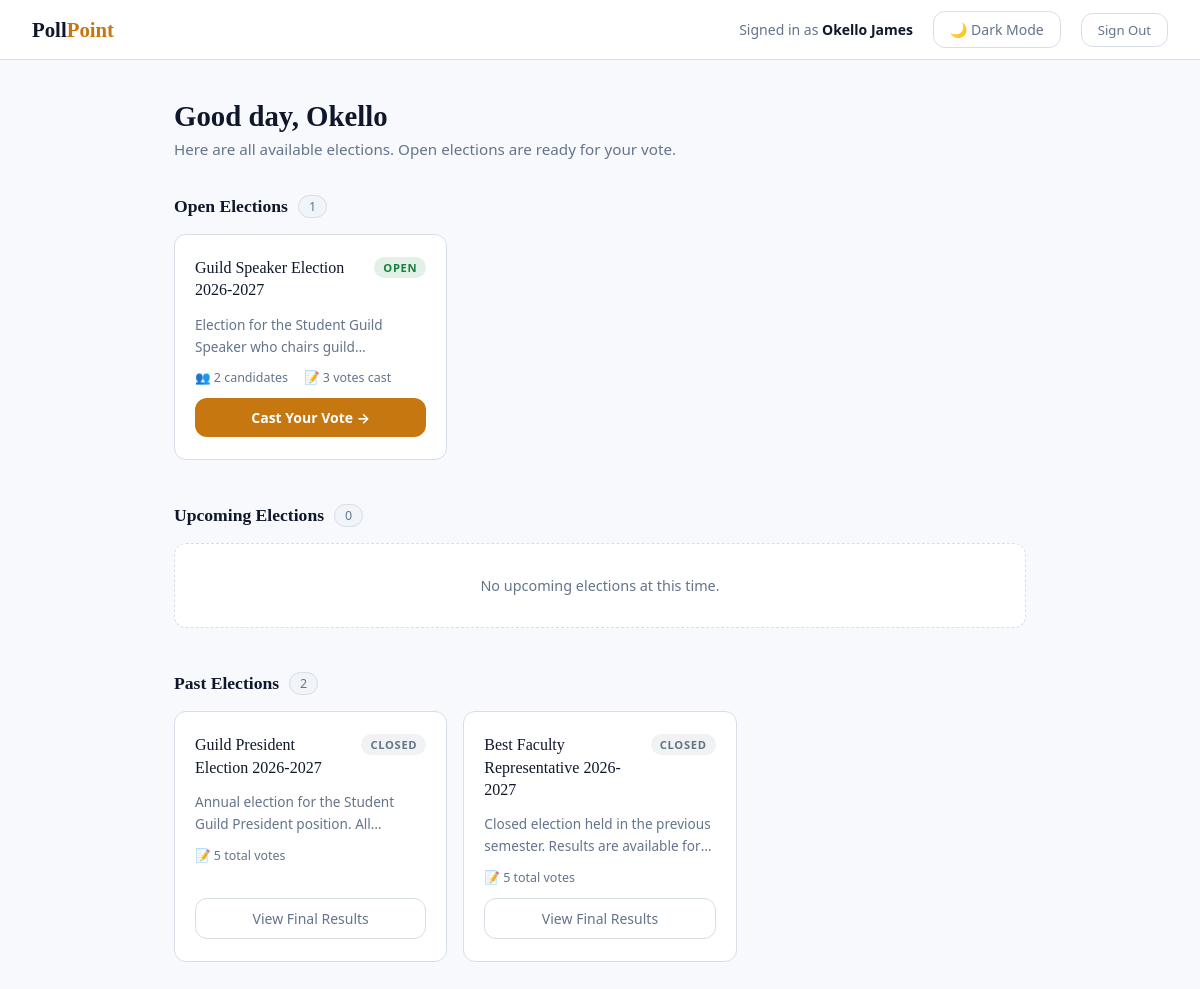
Screenshot of /student_dashboard.php (signed in) with the database file from the repository.
### tables this page shows
CREATE TABLE `elections` (
  `id` int UNSIGNED NOT NULL,
  `title` varchar(200) NOT NULL,
  `description` text,
  `status` enum('pending','open','closed') NOT NULL DEFAULT 'pending',
  `created_by` int UNSIGNED NOT NULL,
  `created_at` datetime NOT NULL DEFAULT CURRENT_TIMESTAMP
);

### student_dashboard.php (the view, shortened to what this page needs)
<?php
require_once 'db.php';
$student_id   = $_SESSION['user_id'];
$student_name = $_SESSION['full_name'];
$stmt = mysqli_prepare($conn,
    "SELECT
        e.id,
        e.title,
        e.description,
        e.status,
        e.created_at,
        (SELECT COUNT(*) FROM votes v
         WHERE v.election_id = e.id AND v.student_id = ?) AS has_voted,
        (SELECT COUNT(*) FROM candidates c WHERE c.election_id = e.id) AS candidate_count,
        (SELECT COUNT(*) FROM votes v WHERE v.election_id = e.id) AS total_votes
     FROM elections e
     ORDER BY
        FIELD(e.status, 'open', 'pending', 'closed'),
        e.created_at DESC"
);
mysqli_stmt_bind_param($stmt, "i", $student_id);
mysqli_stmt_execute($stmt);
$result    = mysqli_stmt_get_result($stmt);
$elections = [];
while ($row = mysqli_fetch_assoc($result)) {
    $elections[] = $row;
}
$open_elections   = array_filter($elections, fn($e) => $e['status'] === 'open');
$pending_elections = array_filter($elections, fn($e) => $e['status'] === 'pending');
$closed_elections = array_filter($elections, fn($e) => $e['status'] === 'closed');
?>
<!DOCTYPE html>
<html lang="en">
<head>
    <link rel="stylesheet" href="styles.css">
        <script src="script.js"></script></head>
<body>
<nav class="topbar">
    <div class="topbar-logo">Poll<span>Point</span></div>
    <div class="topbar-right">
        <span class="topbar-name">
            Signed in as <strong><?php echo htmlspecialchars($student_name); ?></strong>
        </span>
        <button id="theme-toggle-btn" class="theme-toggle-btn" onclick="toggleTheme()">🌙 Dark Mode</button>
        <a href="logout.php" class="btn-logout">Sign Out</a>
    </div>
</nav>
<main class="main">
    <div class="page-header">
        <h1>Good day, <?php echo htmlspecialchars(explode(' ', $student_name)[0]); ?> </h1>
        <p>Here are all available elections. Open elections are ready for your vote.</p>
    </div>
    <div class="section">
        <div class="section-label">
            <h2>Open Elections</h2>
            <span class="count-badge"><?php echo count($open_elections); ?></span>
        </div>
        <?php if (empty($open_elections)): ?>
            <div class="empty-state">No elections are currently open for voting.</div>
        <?php else: ?>
            <div class="election-grid">
            <?php foreach ($open_elections as $e): ?>
                <div class="election-card <?php echo $e['has_voted'] ? 'voted' : ''; ?>">
                    <div class="card-top">
                        <div class="election-title"><?php echo htmlspecialchars($e['title']); ?></div>
                        <span class="status-pill pill-open">Open</span>
                    </div>
                    <p class="election-desc"><?php echo htmlspecialchars($e['description']); ?></p>
                    <div class="card-meta">
                        <span>&#128101; <?php echo $e['candidate_count']; ?> candidates</span>
                        <span>&#128221; <?php echo $e['total_votes']; ?> votes cast</span>
                    </div>
                    <?php if ($e['has_voted']): ?>
                        <span class="voted-badge">&#10003; You have voted in this election</span>
                        <a href="results.php?election_id=<?php echo $e['id']; ?>" class="btn-results">
                            View Live Tally
                        </a>
                    <?php else: ?>
                        <a href="vote.php?election_id=<?php echo $e['id']; ?>" class="btn-vote">
                            Cast Your Vote &rarr;
                        </a>
                    <?php endif; ?>
                </div>
            <?php endforeach; ?>
            </div>
        <?php endif; ?>
    </div>
    <div class="section">
        <div class="section-label">
            <h2>Upcoming Elections</h2>
            <span class="count-badge"><?php echo count($pending_elections); ?></span>
        </div>
        <?php if (empty($pending_elections)): ?>
            <div class="empty-state">No upcoming elections at this time.</div>
        <?php endif; ?>
    </div>
    <div class="section">
        <div class="section-label">
            <h2>Past Elections</h2>
            <span class="count-badge"><?php echo count($closed_elections); ?></span>
        </div>
        <?php if (empty($closed_elections)): ?>
            <div class="empty-state">No past elections to display.</div>
        <?php else: ?>
            <div class="election-grid">
            <?php foreach ($closed_elections as $e): ?>
                <div class="election-card">
                    <div class="card-top">
                        <div class="election-title"><?php echo htmlspecialchars($e['title']); ?></div>
                        <span class="status-pill pill-closed">Closed</span>
                    </div>
                    <p class="election-desc"><?php echo htmlspecialchars($e['description']); ?></p>
                    <div class="card-meta">
                        <span>&#128221; <?php echo $e['total_votes']; ?> total votes</span>
                    </div>
                    <a href="results.php?election_id=<?php echo $e['id']; ?>" class="btn-results">
                        View Final Results
                    </a>
                </div>
            <?php endforeach; ?>
            </div>
        <?php endif; ?>
    </div>
</main>
</body>
</html>

### styles.css (style rules this page uses)
:root { color-scheme: light; --font-sans: system-ui, -apple-system, BlinkMacSystemFont, "Segoe UI", Roboto, Arial, sans-serif; --font-serif: Georgia, "Times New Roman", Times, serif; --space-1: 4px; --space-2: 8px; --space-3: 12px; --space-4: 16px; --space-5: 20px; --space-6: 24px; --space-8: 32px; --space-10: 40px; --radius-sm: 8px; --radius-md: 12px; --radius-lg: 16px; --radius-xl: 20px; --bg-page: #f7f9fc; --bg-surface: #ffffff; --bg-surface-2: #f1f5f9; --bg-surface-3: #eaf0f7; --bg-overlay: rgba(15, 23, 42, 0.55); --text-primary: #0f172a; --text-secondary: #64748b; --text-muted: #94a3b8; --text-inverse: #ffffff; --border-subtle: #d7dee8; --border-strong: #b8c3d3; --shadow-sm: 0 1px 2px rgba(15, 23, 42, 0.06); --shadow-md: 0 10px 30px rgba(15, 23, 42, 0.10); --shadow-lg: 0 18px 45px rgba(15, 23, 42, 0.14); --accent: #c7770f; --accent-hover: #a9640b; --accent-soft: rgba(199, 119, 15, 0.12); --success: #15803d; --success-soft: rgba(21, 128, 61, 0.12); --warning: #b45309; --warning-soft: rgba(180, 83, 9, 0.12); --danger: #dc2626; --danger-soft: rgba(220, 38, 38, 0.12); --info: #2563eb; --info-soft: rgba(37, 99, 235, 0.12); --focus-ring: 0 0 0 3px rgba(199, 119, 15, 0.22); --transition-fast: 120ms ease; --transition-base: 180ms ease; --transition-slow: 260ms ease; --page-background: var(--bg-page); --surface: var(--bg-surface); --surface-elevated: var(--bg-surface-2); --surface-raised: var(--bg-surface-3); --card-background: var(--bg-surface); --card-border: var(--border-subtle); --header-background: var(--bg-surface); --input-background: var(--bg-surface); --input-border: var(--border-subtle); --input-text: var(--text-primary); --input-placeholder: var(--text-muted); --button-primary-bg: var(--accent); --button-primary-text: var(--text-inverse); --button-primary-hover: var(--accent-hover); --button-secondary-bg: var(--bg-surface-2); --button-secondary-text: var(--text-primary); --button-secondary-border: var(--border-subtle); --table-header-bg: var(--bg-surface-2); --table-row-hover: var(--bg-surface-2); --modal-backdrop: var(--bg-overlay); }
html { background: var(--page-background); }
body { background: var(--page-background); color: var(--text-primary); font-family: var(--font-sans); transition: background-color var(--transition-base), color var(--transition-base); }
button, input, select, textarea { font: inherit; }
.theme-toggle-btn { display: inline-flex; align-items: center; gap: var(--space-2); padding: var(--space-2) var(--space-4); background: transparent; border: 1px solid var(--border-subtle); border-radius: var(--radius-md); color: var(--text-secondary); font-family: var(--font-sans); font-size: 0.875rem; cursor: pointer; transition: border-color var(--transition-base), color var(--transition-base), background-color var(--transition-base); white-space: nowrap; }

### rows the page displays
elections: title "Guild Speaker Election 2026-2027", description "Election for the Student Guild Speaker who chairs…", candidate_count "2", total_votes "3"
elections: title "Guild President Election 2026-2027", description "Annual election for the Student Guild President position.…", total_votes "5"
elections: title "Best Faculty Representative 2026-2027", description "Closed election held in the previous semester. Results are available…", total_votes "5"

### other values shown
$student_name "Okello James"
explode(' ', $student_name)[0] "Okello"
count($open_elections) "1"
count($pending_elections) "0"
count($closed_elections) "2"
